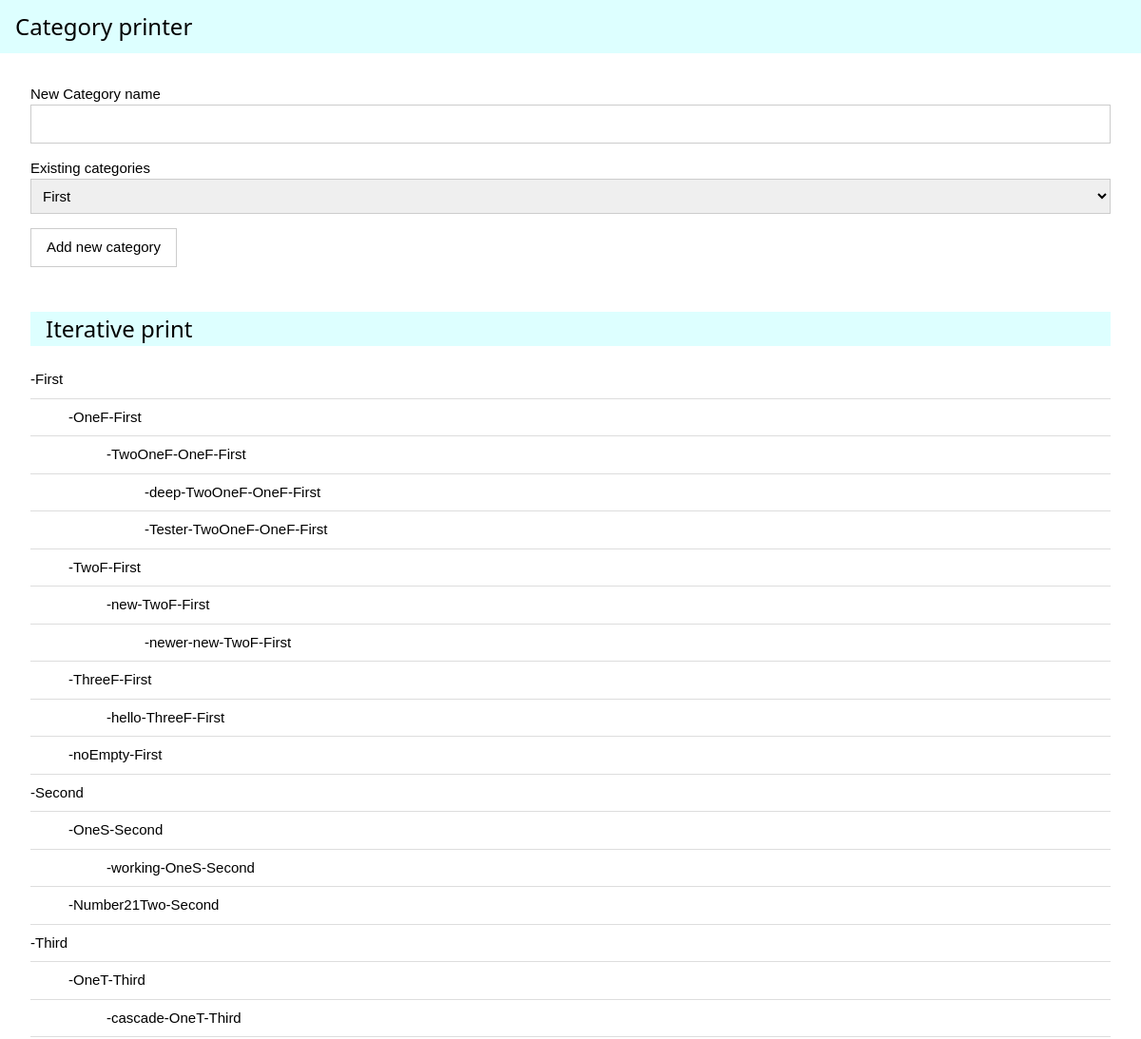
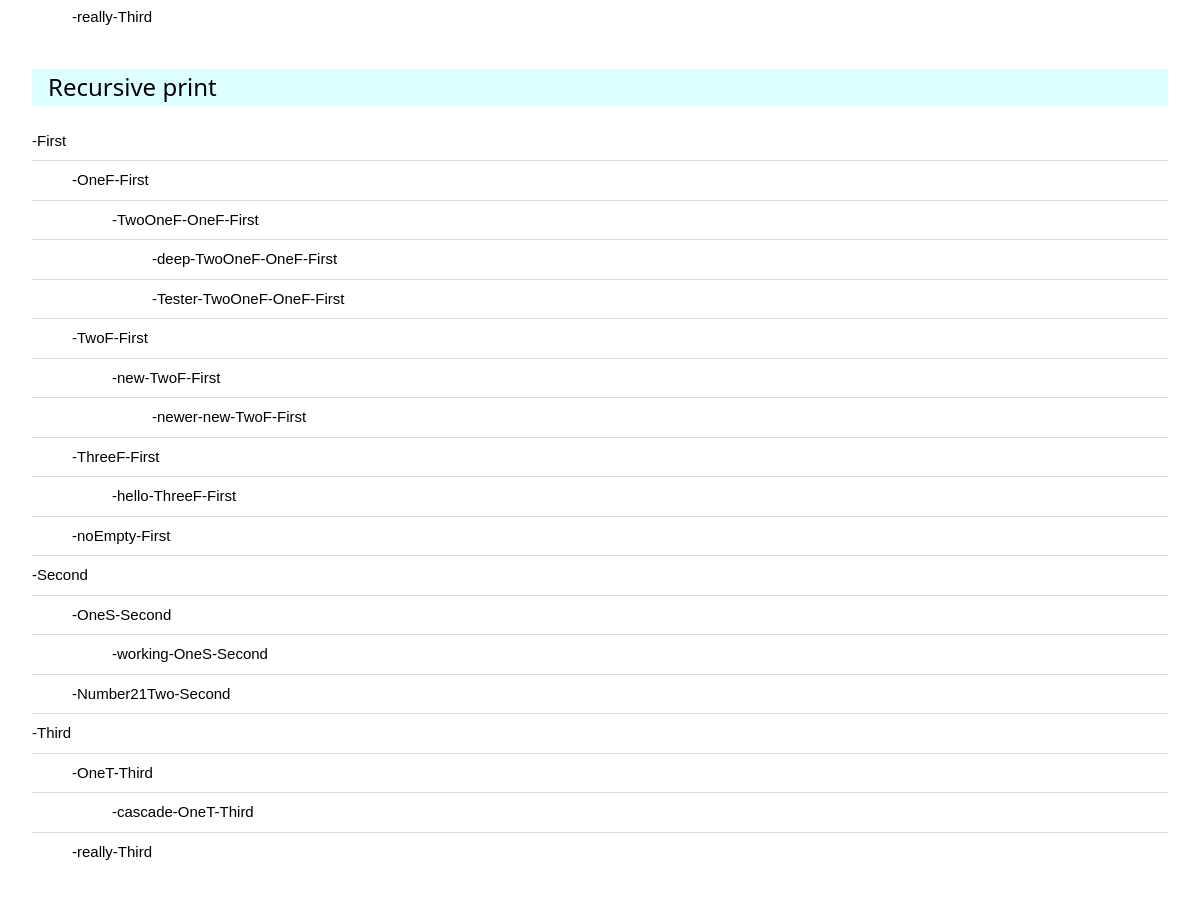
The page / on the database its author committed (2 pictures, top to bottom).
### tables this page shows
CREATE TABLE `category` (
  `id` int(11) NOT NULL,
  `parent_id` int(11) DEFAULT NULL,
  `name` varchar(50) NOT NULL
);

### category.php (the view, shortened to what this page needs)
<?php
function populate_item_list() {
    $db = mysqli_connect(DB_SERVER, DB_USER, DB_PASS, DB_NAME);
    $result = mysqli_query($db, "SELECT * FROM `category`");
    echo '<select class="w3-input w3-border" name="categoryNumber">';
    while ($row = mysqli_fetch_assoc($result)) {
        echo "<option value=" . $row['id'] . ">";
        echo $row['name'];
        echo "</option>";
    }
    echo '</select>';
}

### index.php (shortened to what this page needs)
<!DOCTYPE html>
<html>
    <head>
        <link rel="stylesheet" href="include/w3.css">
        <link rel="stylesheet" href="include/styles.css">
    </head>
    <body>
        <div class="w3-container w3-pale-blue">
            <h3>
                Category printer
            </h3>
        </div>
        <div class="w3-panel">
            <div>
                <form class="w3-container" name="newCategory" method="POST">
                    <p>
                        <label>New Category name
                            <input class="w3-input w3-border" type="text" name="categoryName" value="" />
                        </label>
                    <p>
                        <label>Existing categories</label>
                        <?php
                        populate_item_list();
                        ?>
                    <p>
                        <input class="w3-button w3-border" type="submit" value="Add new category" name="add" />
                </form>
            </div>
            <div class="w3-panel">
                <h3 class="w3-panel w3-pale-blue">
                    Iterative print
                </h3>
                <?php
                $iterative_printer = new IterativePrinter();
                $iterative_printer->print_operation();
                ?>
            </div>
            <div class="w3-panel">
                <h3 class="w3-panel w3-pale-blue">
                    Recursive print
                </h3>
                <?php
                $recursive_printer = new RecursivePrinter();
                $recursive_printer->print_operation();
                ?>
            </div>
        </div>
    </body>
</html>

### iterativePrinter.php (shortened to what this page needs)
<?php
class IterativePrinter implements IPrinter {
    public function print_operation() {
        $db = mysqli_connect(DB_SERVER, DB_USER, DB_PASS, DB_NAME);
        $result = mysqli_query($db, "SELECT * FROM `category`");
        $rows = [];
        $main_rows = ['children' => []];
        while ($row = mysqli_fetch_assoc($result)) {
            $rows[$row['id']] = ['id' => $row['id'], 'parent' => $row['parent_id'],
                'name' => '-' . $row['name'], 'level' => 0, 'children' => []];
        }
        foreach ($rows as &$value) {
            if (!isset($value['parent'])) {
                $main_rows['children'][] = &$value;
                $main_rows['level'] = -1;
                continue;
            }
        }
        $this->iterative_print($main_rows);
    }
    private function iterative_print($main_rows) {
        $stack = [];
        $stack[] = $main_rows;
        echo '<ul class="w3-ul w3-hoverable">';
        while (count($stack) > 0) {
            $obj = array_pop($stack);
            if (isset($obj['name'])) {
                echo "<li style=\"padding-left:" . 40 * $obj['level'] . "px;\">" . $obj['name'] . "</li>";
            }
            foreach (array_reverse($obj['children']) as &$value) {
                $value['level'] = $obj['level'] + 1;
                $stack[] = &$value;
            }
        }
        echo '</ul>';
    }
}

### recursivePrinter.php (shortened to what this page needs)
<?php
class RecursivePrinter implements IPrinter {
    public function print_operation() {
        $db = mysqli_connect(DB_SERVER, DB_USER, DB_PASS, DB_NAME);
        $result = mysqli_query($db, "SELECT * FROM `category`");
        $rows = [];
        $main_rows = ['children' => [], 'name' => ''];
        while ($row = mysqli_fetch_assoc($result)) {
            $rows[$row['id']] = ['id' => $row['id'], 'parent' => $row['parent_id'],
                'name' => '-' . $row['name'], 'level' => 0, 'children' => []];
        }
        foreach ($rows as &$value) {
            if (!isset($value['parent'])) {
                $main_rows['children'][] = &$value;
                continue;
            }
        }
        echo '<ul class="w3-ul w3-hoverable">';
        $this->recursive_print($main_rows);
        echo '</ul>';
    }
    private function recursive_print($obj) {
        if (isset($obj['name']) && isset($obj['level'])) {
            echo '<li style="padding-left:' . 40 * $obj['level'] . 'px;">' . $obj['name'] . '</li>';
        }
        foreach ($obj['children'] as $value) {
            $this->recursive_print($value);
        }
    }
}

### include/w3.css (style rules this page uses)
html { box-sizing:border-box }
*,*:before,*:after { box-sizing:inherit }
html { -ms-text-size-adjust:100%;-webkit-text-size-adjust:100% }
body { margin:0 }
button,input,select,textarea { font:inherit;margin:0 }
button,input { overflow:visible }
button,select { text-transform:none }
button,html [type=button],[type=reset],[type=submit] { -webkit-appearance:button }
html,body { font-family:Verdana,sans-serif;font-size:15px;line-height:1.5 }
html { overflow-x:hidden }
h3 { font-size:24px }
h1,h2,h3,h4,h5,h6 { font-family:"Segoe UI",Arial,sans-serif;font-weight:400;margin:10px 0 }
.w3-btn,.w3-button { border:none;display:inline-block;padding:8px 16px;vertical-align:middle;overflow:hidden;text-decoration:none;color:inherit;background-color:inherit;text-align:center;cursor:pointer;white-space:nowrap }
.w3-btn,.w3-button { -webkit-touch-callout:none;-webkit-user-select:none;-khtml-user-select:none;-moz-user-select:none;-ms-user-select:none;user-select:none }
.w3-ul { list-style-type:none;padding:0;margin:0 }
.w3-ul li { padding:8px 16px;border-bottom:1px solid #ddd }
.w3-ul li:last-child { border-bottom:none }
.w3-input { padding:8px;display:block;border:none;border-bottom:1px solid #ccc;width:100% }
.w3-container:after,.w3-container:before,.w3-panel:after,.w3-panel:before,.w3-row:after,.w3-row:before,.w3-row-padding:after,.w3-row-padding:before, .w3-cell-row:before,.w3-cell-row:after,.w3-clear:after,.w3-clear:before,.w3-bar:before,.w3-bar:after { content:"";display:table;clear:both }
.w3-container,.w3-panel { padding:0.01em 16px }
.w3-panel { margin-top:16px;margin-bottom:16px }
.w3-border { border:1px solid #ccc!important }
.w3-pale-blue,.w3-hover-pale-blue:hover { color:#000!important;background-color:#ddffff!important }

### include/styles.css (style rules this page uses)
ul { list-style-type: none; }

### rows shown on the page
category: name "-OneF-First", name "-TwoOneF-OneF-First", name "-deep-TwoOneF-OneF-First", name "-Tester-TwoOneF-OneF-First"
category: name "-TwoF-First", name "-new-TwoF-First", name "-newer-new-TwoF-First"
category: name "-ThreeF-First", name "-hello-ThreeF-First"
category: name "-noEmpty-First"

### other values the page prints
$obj['name'] "-First"
$obj['name'] "-TwoOneF-OneF-First"
$obj['name'] "-deep-TwoOneF-OneF-First"
$obj['name'] "-Tester-TwoOneF-OneF-First"
$obj['name'] "-new-TwoF-First"
$obj['name'] "-newer-new-TwoF-First"
$obj['name'] "-hello-ThreeF-First"
$obj['name'] "-Second"
$obj['name'] "-OneS-Second"
$obj['name'] "-working-OneS-Second"
$obj['name'] "-Number21Two-Second"
$obj['name'] "-Third"
$obj['name'] "-OneT-Third"
$obj['name'] "-cascade-OneT-Third"
$obj['name'] "-really-Third"
